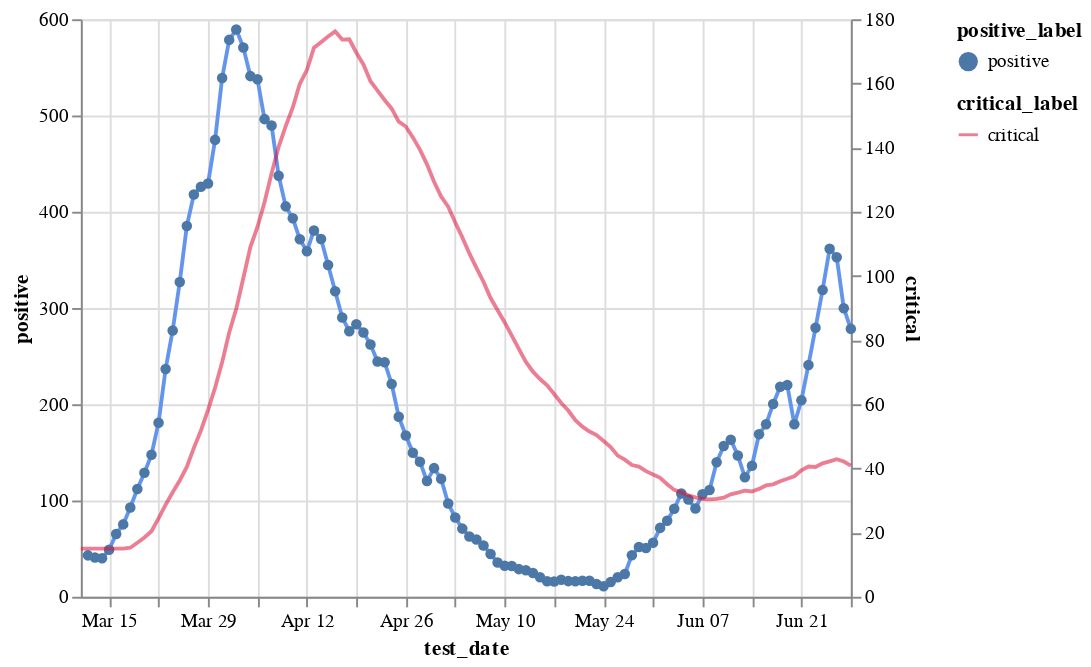

Notebook code cell kept with this figure:
### Code cell
c1 = alt.Chart(hos_and_rate[hos_and_rate.positive_rate<0.12]
               .assign(positive = lambda x: x.positive.ewm(span=7).mean())
               .assign(positive_label ='positive')).mark_line(color='cornflowerblue').encode(
    x='test_date',
    y='positive',
    tooltip=['test_date', 'positive'],
    shape='positive_label'
)
c2 = alt.Chart(hos_and_rate
               .assign(critical_label='critical')
               .assign(critical = lambda x: x.critical.ewm(span=7).mean())
              ).mark_line(color='crimson').encode(
    x='test_date',
    y='critical',
    tooltip=['test_date', 'critical'],
    opacity='critical_label'
)


alt.layer(c1, c2).resolve_scale(y='independent').encode()
